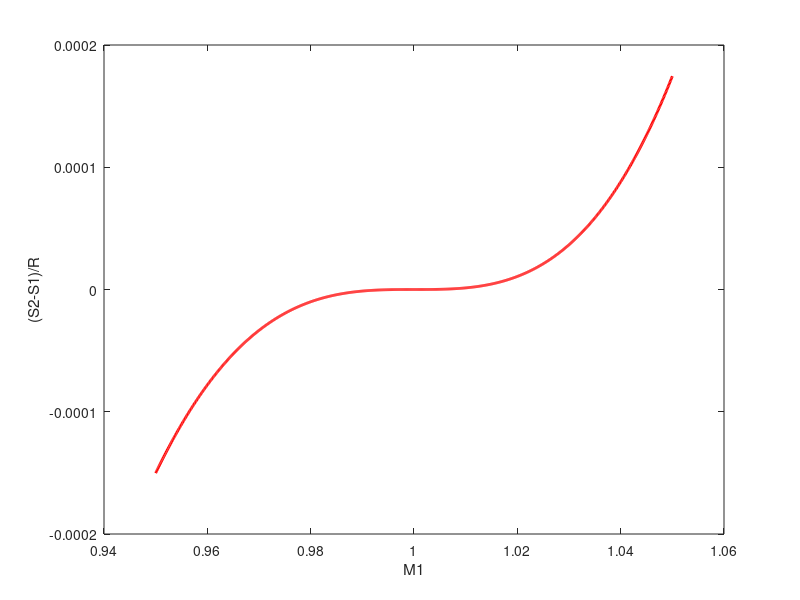

Here is the MATLAB script that generated this plot: (Note: this script raises an error after producing the figure.)
M1 = linspace(0.95,1.05,1000);
gamma=1.4;
A=((M1.^2-1).^3);
c=((2*gamma)/((gamma+1).^2));
result=(A*c)/3;
plot(M1,result,'r','Linewidth',2);
xlabel("M1")
ylabel("(S2-S1)/R");
sgtitle("(S2-S1)/R Vs M1");
